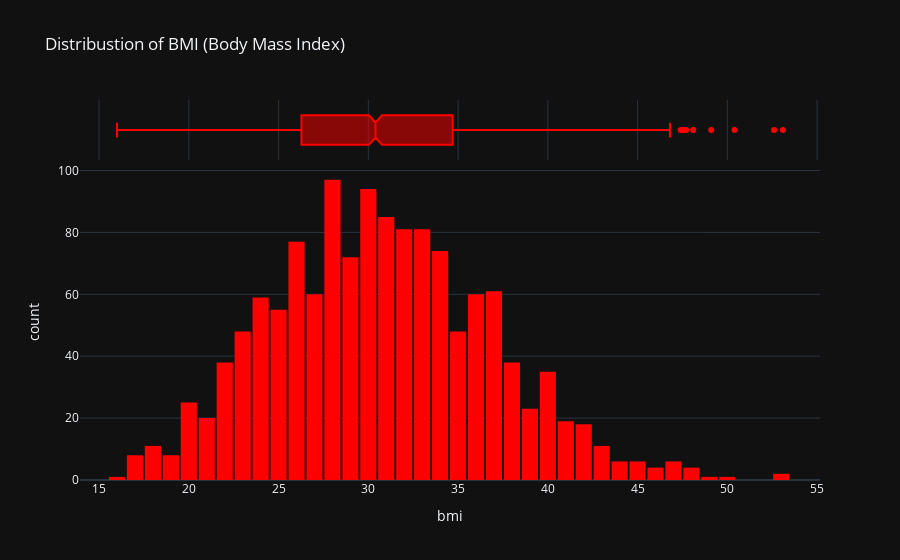

Source (notebook cell):
### Markdown cell above
### Observations:
- southwest- 325
- southeast- 364
- northwest- 324
- northeast- 324

### Code cell
fig = px.histogram(df,
                    x='bmi',
                    marginal='box',
                    color_discrete_sequence=['red'],
                    title='Distribustion of BMI (Body Mass Index)')

fig.update_layout(bargap=0.1,template='plotly_dark')
fig.show()

### Figure 1 — Plotly figure (JSON) as saved in the notebook; plotly's stock layout.template omitted (floating-point values rounded to 4 significant figures; data arrays with more than 128 entries replaced by an {"elided": "..."} marker saying what was removed)
{"data": [{"alignmentgroup": "True", "bingroup": "x", "hovertemplate": "bmi=%{x}<br>count=%{y}<extra></extra>", "legendgroup": "", "marker": {"color": "red", "pattern": {"shape": ""}}, "name": "", "offsetgroup": "", "orientation": "v", "showlegend": false, "type": "histogram", "x": {"elided": "1337 float values"}, "xaxis": "x", "yaxis": "y"}, {"alignmentgroup": "True", "hovertemplate": "bmi=%{x}<extra></extra>", "legendgroup": "", "marker": {"color": "red"}, "name": "", "notched": true, "offsetgroup": "", "showlegend": false, "type": "box", "x": {"elided": "1337 float values"}, "xaxis": "x2", "yaxis": "y2"}], "layout": {"bargap": 0.1, "barmode": "relative", "legend": {"tracegroupgap": 0}, "title": {"text": "Distribustion of BMI (Body Mass Index)"}, "xaxis": {"anchor": "y", "domain": [0, 1], "title": {"text": "bmi"}}, "xaxis2": {"anchor": "y2", "domain": [0, 1], "matches": "x", "showgrid": true, "showticklabels": false}, "yaxis": {"anchor": "x", "domain": [0, 0.8316], "title": {"text": "count"}}, "yaxis2": {"anchor": "x2", "domain": [0.8416, 1], "matches": "y2", "showgrid": false, "showline": false, "showticklabels": false, "ticks": ""}}}
